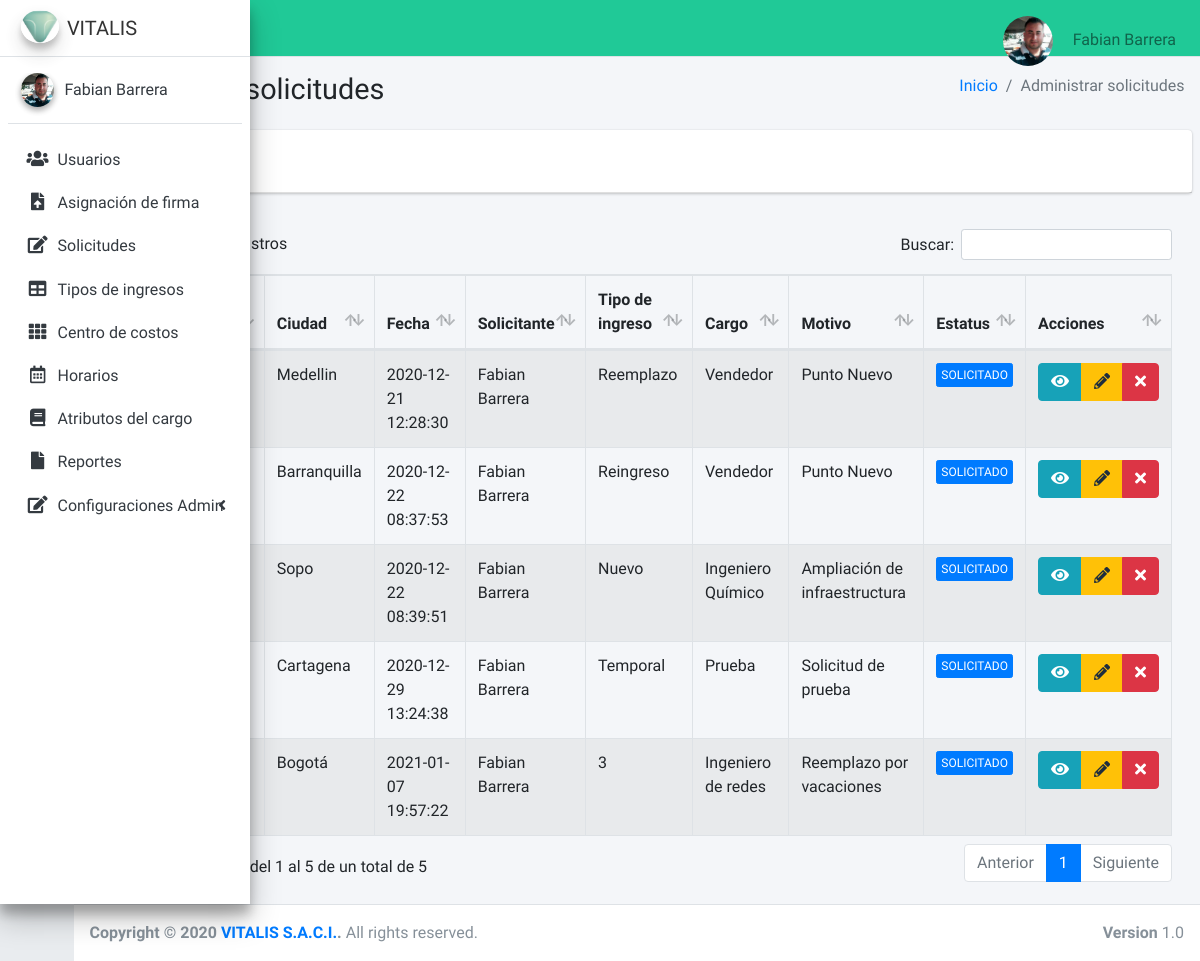
Page /solicitudes (signed in) on the earlier database version.
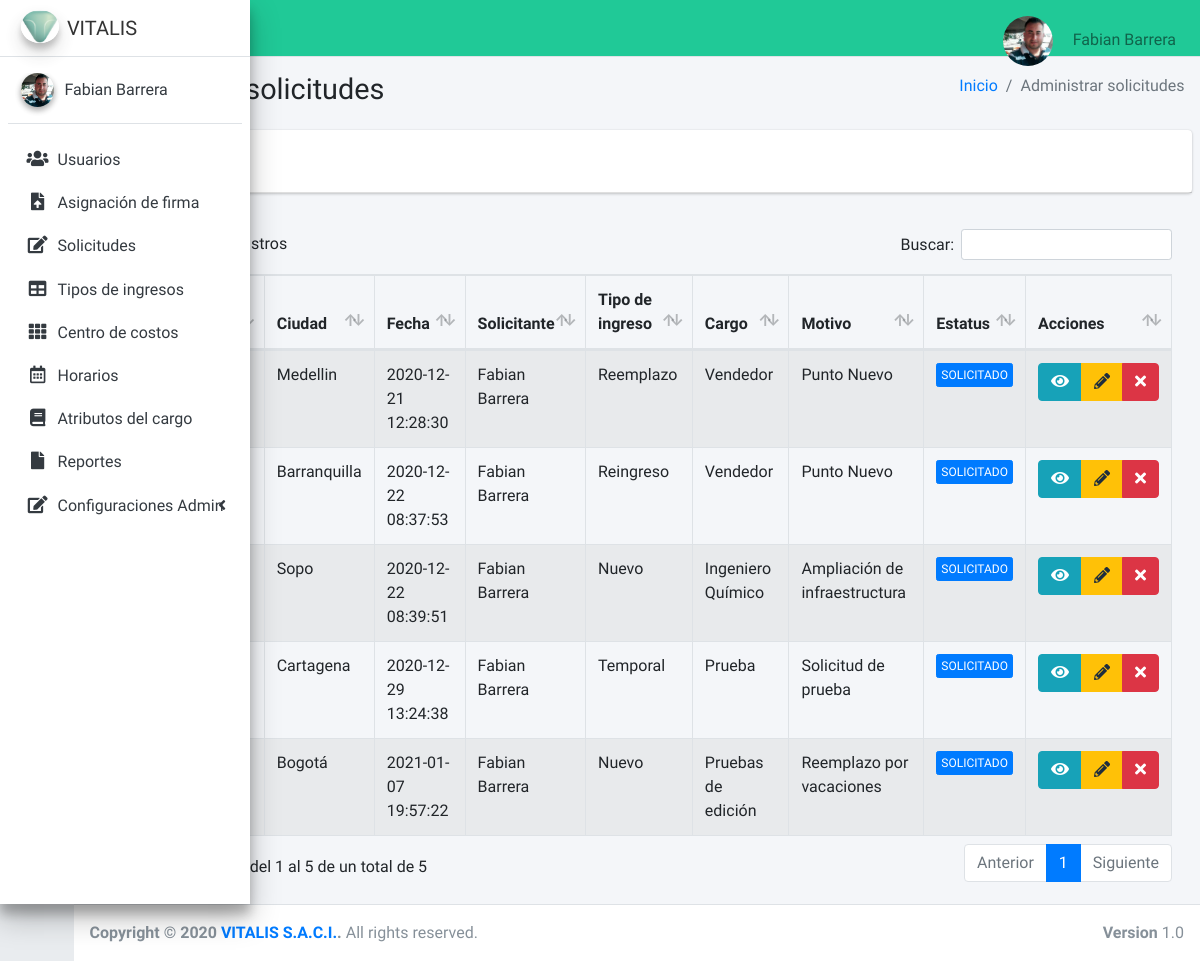
Same page on the later database version.
### tables this page shows
CREATE TABLE `solicitud` (
  `id` int(11) NOT NULL,
  `ciudad` varchar(30) DEFAULT NULL,
  `fecha` datetime DEFAULT current_timestamp(),
  `formacion` text NOT NULL,
  `otra_formacion` varchar(100) DEFAULT NULL,
  `genero` varchar(20) NOT NULL,
  `fecha_estado` timestamp NOT NULL DEFAULT current_timestamp(),
  `exp_lab` text DEFAULT NULL,
  `tiempo_exp` text NOT NULL,
  `ciudad_labor` text NOT NULL,
  `tipo_salario` varchar(100) NOT NULL,
  `monto_salario` varchar(250) DEFAULT NULL,
  `tipo_contrato` varchar(100) NOT NULL,
  `otra_duracion` varchar(100) NOT NULL,
  `observaciones` text NOT NULL,
  `id_usuario` int(11) NOT NULL,
  `motivo` text NOT NULL,
  `cargo_solicitado` text NOT NULL,
  `area_personal` text NOT NULL,
  `codigo_ceco` varchar(20) NOT NULL,
  `horario` varchar(100) NOT NULL,
  `tipo_ingreso` varchar(50) NOT NULL,
  `estatus` text NOT NULL,
  `fecha_recepcion` timestamp NOT NULL DEFAULT current_timestamp(),
  `fecha_contratacion` date NOT NULL,
  `nombre_candidato` text NOT NULL,
  `usuario_sap` varchar(11) NOT NULL,
  `experiencia_en` varchar(250) NOT NULL,
  `ti_pc` text DEFAULT NULL,
  `pc_observaciones` varchar(100) NOT NULL,
  `ti_telefono` text DEFAULT NULL,
  `tel_observaciones` varchar(100) NOT NULL,
  `ti_correo` text DEFAULT NULL,
  `correo_observaciones` varchar(100) NOT NULL,
  `ti_observaciones` varchar(250) NOT NULL,
  `permisos` varchar(250) NOT NULL,
  `codigo` int(11) NOT NULL,
  `nombre_ceco` text NOT NULL,
  `firma_solicitante` text NOT NULL,
  `nombre_director` varchar(100) NOT NULL,
  `firma_director` text NOT NULL,
  `nombre_df` varchar(100) NOT NULL,
  `firma_df` text NOT NULL
);

CREATE TABLE `usuarios` (
  `iduser` int(11) NOT NULL,
  `nombre` varchar(100) NOT NULL,
  `correo` varchar(50) NOT NULL,
  `usuario` text DEFAULT NULL,
  `password` text NOT NULL,
  `perfil` text NOT NULL,
  `area` text NOT NULL,
  `estado` int(11) NOT NULL,
  `fecha` timestamp NULL DEFAULT current_timestamp(),
  `foto` text NOT NULL,
  `telefono` bigint(50) DEFAULT NULL,
  `solicitudes` int(11) DEFAULT NULL,
  `ultimologin` datetime DEFAULT NULL
);

### controladores/plantilla.controlador.php (called while the page is built)
<?php
class ControladorPlantilla{
    static public function ctrPlantilla(){
        include "vistas/plantilla.php";
    }
}

### index.php (called while the page is built, shortened)
<?php
  require_once "controladores/plantilla.controlador.php";
  require_once "controladores/usuarios.controlador.php";
  require_once "controladores/solicitudes.controlador.php";
  require_once "controladores/centroCostos.controlador.php";
  require_once "modelos/usuarios.modelo.php";
  require_once "modelos/solicitudes.modelo.php";
  $plantilla =new ControladorPlantilla();
  $plantilla -> ctrPlantilla();
  ?>

### controladores/solicitudes.controlador.php (called while the page is built, shortened)
<?php
    class ControladorSolicitudes{
	static public function ctrMostrarSolicitudes($item, $valor){
		$tabla = "solicitud";
		$respuesta = ModeloSolicitudes::mdlMostrarSolicitudes($tabla, $item, $valor);
		return $respuesta;
	}
}

### modelos/conexion.php (called while the page is built)
<?php
class Conexion{
	static public function conectar(){
		$link = new PDO("mysql:host=localhost;dbname=vitaweb",
			            "root",
			            "");
		$link->exec("set names utf8");
		return $link;
	}
}

### modelos/solicitudes.modelo.php (called while the page is built, shortened)
<?php
class ModeloSolicitudes{
    static public function mdlMostrarSolicitudes($tabla, $item, $valor){
        if ($item != null) {
            $stmt = Conexion::conectar()->prepare("SELECT * FROM $tabla WHERE $item = :$item ORDER BY id ASC");
            $stmt -> bindParam(":".$item, $valor, PDO::PARAM_STR);
            $stmt -> execute();
            return $stmt ->fetch();
        }else {
            $stmt = Conexion::conectar()->prepare("SELECT * FROM $tabla ORDER BY id ASC");
            $stmt -> execute();
            return $stmt ->fetchAll();
        }
    }
}

### controladores/usuarios.controlador.php (called while the page is built, shortened)
<?php
class ControladorUsuarios{
	static public function ctrMostrarUsuarios($item, $valor){
		$tabla = "usuarios";
		$respuesta = ModeloUsuarios::mdlMostrarUsuarios($tabla, $item, $valor);
		return $respuesta;
	}
}

### modelos/usuarios.modelo.php (called while the page is built, shortened)
<?php
require_once "conexion.php";
class ModeloUsuarios{
	static public function mdlMostrarUsuarios($tabla, $item, $valor){
		if ($item != null) {
			$stmt = Conexion::conectar()->prepare("SELECT * FROM $tabla WHERE $item = :$item");
        	$stmt -> bindParam(":".$item, $valor, PDO::PARAM_STR);
        	$stmt -> execute();
        	return $stmt -> fetch();
		}else{
			$stmt = Conexion::conectar()->prepare("SELECT * FROM $tabla");
        	$stmt -> execute();
        	return $stmt -> fetchAll();
		}
    }
}

### vistas/modulos/solicitudes.php (the view, shortened to what this page needs)
<div class="content-wrapper">
  <section class="content-header">
    <div class="container-fluid">
      <div class="row mb-2">
        <div class="col-sm-6">
          <h1>Administrar solicitudes</h1>
        </div>
        <div class="col-sm-6">
          <ol class="breadcrumb float-sm-right">
            <li class="breadcrumb-item"><a href="inicio">Inicio</a></li>
            <li class="breadcrumb-item active">Administrar solicitudes</li>
          </ol>
        </div>
      </div>
    </div>
  </section>
  <section class="content">
    <div class="card">
      <div class="card-header">
        <a href="crear-solicitud">
        <button type="button" class="btn btn-primary">
        </button>
        </a>
      </div>
    </div>
    <div class="card-body">
      <table id="example1" class="table table-bordered table-striped">
        <thead>
          <tr>
            <th style="width: 10px;" >#</th>
            <th>Codigo Solicitud</th>
            <th>Ciudad</th>
            <th>Fecha</th>
            <th>Solicitante</th>
            <th>Tipo de ingreso</th>
            <th>Cargo</th>
            <th>Motivo</th>
            <th>Estatus</th>
            <th>Acciones</th>
          </tr>
        </thead>
        <tbody>
          <?php
            $item = null;
            $valor = null;
            $respuesta = ControladorSolicitudes::ctrMostrarSolicitudes($item, $valor);
            foreach ($respuesta as $key => $value) {
               echo '
               <tr>
               <td>'.($key+1).'</td>
               <td>'.$value["codigo"].'</td>
               <td>'.$value["ciudad"].'</td>
               <td>'.$value["fecha"].'</td>';
               $itemUsuario = "usuario";
               $valorUsuario = $value["id_usuario"];
               $respuestaUsuario = ControladorUsuarios::ctrMostrarUsuarios($itemUsuario, $valorUsuario);
               echo '<td>'.$respuestaUsuario["nombre"].'</td>
               <td>'.$value["tipo_ingreso"].'</td>
               <td>'.$value["cargo_solicitado"].'</td>
               <td>'.$value["motivo"].'</td>
               <td><button class="btn btn-primary btn-xs">SOLICITADO</button></td>
               <td>
                 <div class="btn-group">
                   <button class="btn btn-info"><i class="fas fa-eye"></i></button>
                   <button class="btn btn-warning btnEditarSolicitud" idSolicitud="'.$value["id"].'"><i class="fas fa-pencil-alt"></i></button>
                   <button class="btn btn-danger"><i class="fa fa-times"></i></button>
                 </div>
               </td>
             </tr>
               ';
            }
          ?>
        </tbody>
      </table>
    </div>
</div>
</div>

### vistas/plantilla.php (shortened to what this page needs)
<!DOCTYPE html>
<html>
<head>
  <link rel="stylesheet" href="vistas/plugins/fontawesome-free/css/all.min.css">
  <link rel="stylesheet" href="https://code.ionicframework.com/ionicons/2.0.1/css/ionicons.min.css">
  <link rel="stylesheet" href="vistas/plugins/datatables-bs4/css/dataTables.bootstrap4.min.css">
  <link rel="stylesheet" href="vistas/plugins/datatables-responsive/css/responsive.bootstrap4.min.css">
  <link rel="stylesheet" href="vistas/plugins/tempusdominus-bootstrap-4/css/tempusdominus-bootstrap-4.min.css">
  <link rel="stylesheet" href="vistas/plugins/icheck-bootstrap/icheck-bootstrap.min.css">
  <link rel="stylesheet" href="vistas/plugins/jqvmap/jqvmap.min.css">
  <link rel="stylesheet" href="vistas/dist/css/adminlte.css">
  <link rel="stylesheet" href="vistas/plugins/overlayScrollbars/css/OverlayScrollbars.min.css">
  <link rel="stylesheet" href="vistas/plugins/daterangepicker/daterangepicker.css">
  <link rel="stylesheet" href="vistas/plugins/summernote/summernote-bs4.css">
</head>
<body class="hold-transition sidebar-collapse sidebar-mini login-page">
  <?php
  if (isset($_SESSION["iniciarSesion"]) && $_SESSION["iniciarSesion"] == "ok") {
    echo '<div class="wrapper">';
    include "modulos/nav.php";
    include "modulos/menu.php";
    if (isset($_GET["ruta"])) {
      if (
        $_GET["ruta"] == "inicio" ||
        $_GET["ruta"] == "usuarios" ||
        $_GET["ruta"] == "asignacionFirma" ||
        $_GET["ruta"] == "solicitudes" ||
        $_GET["ruta"] == "crear-solicitud" ||
        $_GET["ruta"] == "editar-solicitud" ||
        $_GET["ruta"] == "tiposIngreso" ||
        $_GET["ruta"] == "centroCostos" ||
        $_GET["ruta"] == "horarios" ||
        $_GET["ruta"] == "atributosCargo" ||
        $_GET["ruta"] == "reportes" ||
        $_GET["ruta"] == "configuraciones" ||
        $_GET["ruta"] == "configurarCorreo" ||
        $_GET["ruta"] == "datosFormato" ||
        $_GET["ruta"] == "perfiles" ||
        $_GET["ruta"] == "login" ||
        $_GET["ruta"] == "salir"
      ) {
        include "modulos/" . $_GET["ruta"] . ".php";
      } else {
        include "modulos/404.php";
      }
    } else {
      include "modulos/inicio.php";
    }
    include "modulos/footer.php";
  } else {
    include "modulos/login.php";
  }
  ?>
</body>
</html>

### vistas/modulos/nav.php (shortened to what this page needs)
<nav class="main-header navbar navbar-expand navbar-teal navbar-light">
    <ul class="navbar-nav">
        <li class="nav-item">
            <a class="nav-link" data-widget="pushmenu" href="#" role="button"><i class="fas fa-bars"></i></a>
        </li>
    </ul>
    <ul class="navbar-nav ml-auto">
        <li class="nav-item dropdown user-menu">
            <a href="#" class="nav-link dropdown-toggle" data-toggle="dropdown" aria-expanded="false">
            <?php
                   if ($_SESSION["foto"] != ""){
                   echo '<img src="'.$_SESSION["foto"].'"class="img-size-50 mr-3 img-circle">';
                   }else {
                   echo '<img src="vistas/img/usuarios/user1.jpg" class="img-size-50 mr-3 img-circle">';
                   }
                   ?>
                <span class="d-none d-md-inline"> <?php echo $_SESSION["nombre"]; ?></span>
            </a>
        </li>
    </ul>
</nav>

### vistas/modulos/menu.php (shortened to what this page needs)
<aside class="main-sidebar sidebar-light-primary elevation-4">
    <a href="inicio" class="brand-link">
      <img src="vistas/dist/img/logo3.png" alt="AdminLTE Logo" class="brand-image img-circle elevation-3"
           style="opacity: .8">
      <span class="brand-text font-weight-light">VITALIS</span>
    </a>
    <div class="sidebar">
      <div class="user-panel mt-3 pb-3 mb-3 d-flex">
        <div class="image">
        <?php
                   if ($_SESSION["foto"] != ""){
                    echo '<img src="'.$_SESSION["foto"].'"class="img-circle elevation-2">';
                   }else {
                    echo '<img src="vistas/img/usuarios/user5.png" class="img-circle elevation-2" alt="User Image">';
                   }
                ?>
        </div>
        <div class="info">
          <a href="#" class="d-block"><?php echo $_SESSION["nombre"]; ?></a>
        </div>
      </div>
      <nav class="mt-2">
        <ul class="nav nav-pills nav-sidebar flex-column" data-widget="treeview" role="menu" data-accordion="false">
               <li class="nav-item">
            <a href="usuarios" class="nav-link">
              <i class="nav-icon fas fa-users"></i>
              <p>
                Usuarios
              </p>
            </a>
            <li class="nav-item">
            <a href="asignacionFirma" class="nav-link">
            <i class="nav-icon fas fa-file-upload"></i>
              <p>
                Asignación de firma
              </p>
            </a>
            <li class="nav-item">
            <a href="solicitudes" class="nav-link">
            <i class="nav-icon fas fa-edit"></i>
              <p>
                Solicitudes
              </p>
            </a>
          <li class="nav-item">
            <a href="tiposIngreso" class="nav-link">
            <i class="nav-icon fas fa-table"></i>
              <p>
                Tipos de ingresos
              </p>
            </a>
          </li>
          <li class="nav-item">
            <a href="centroCostos" class="nav-link">
              <i class="nav-icon fas fa-th"></i>
              <p>
                Centro de costos
              </p>
            </a>
          </li>
          <li class="nav-item">
            <a href="horarios" class="nav-link">
              <i class="nav-icon far fa-calendar-alt"></i>
              <p>
                Horarios
              </p>
            </a>
          </li>
          <li class="nav-item">
            <a href="atributosCargo" class="nav-link">
              <i class="nav-icon fas fa-book"></i>
              <p>
                Atributos del cargo
              </p>
            </a>
          </li>
          <li class="nav-item">
            <a href="reportes" class="nav-link">
              <i class="nav-icon fas fa-file"></i>
              <p>
                Reportes
              </p>
            </a>
          </li>
          <li class="nav-item has-treeview">
            <a href="configuraciones" class="nav-link">
            <i class="nav-icon fas fa-edit"></i>
              <p>
                Configuraciones Admin
                <i class="right fas fa-angle-left"></i>
              </p>
            </a>
          </li>
            </ul>
      </nav>
    </div>
  </aside>

### vistas/modulos/footer.php
<footer class="main-footer">
    <strong>Copyright &copy; 2020 <a href="#">VITALIS S.A.C.I.</a>.</strong>
    All rights reserved.
    <div class="float-right d-none d-sm-inline-block">
      <b>Version</b> 1.0
    </div>
  </footer>

Differences in the rows shown:
changed solicitud "Bogotá": tipo_ingreso "3" → "Nuevo"; cargo_solicitado "Ingeniero de redes" → "Pruebas de edición"
